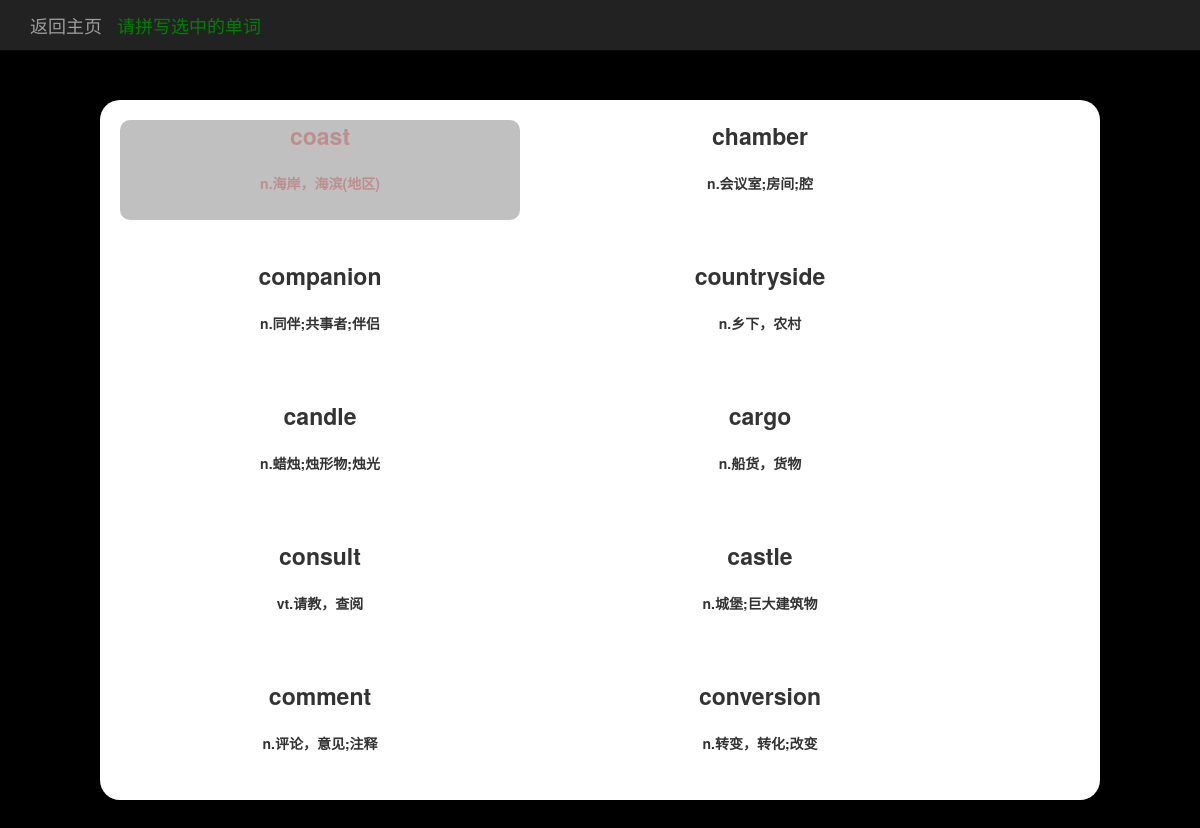
Page /train/level_one/C/CET4 (signed in) on the committed database.
### train/models.py (models this page shows, shortened)
class Word(models.Model):
    word_db_type = models.ForeignKey(WordDbType, on_delete=models.DO_NOTHING)
    first_letter = models.CharField(max_length=50)
    english = models.CharField(max_length=50)
    phonetic_symbol = models.CharField(max_length=50)
    chinese = models.TextField()

### train/views.py (the view)
# urls.py: path('level_one/<str:first_letter>/<str:word_type_type_name>', views.word_train, name='word_train'),
@login_required(login_url='home')
def word_train(request, first_letter, word_type_type_name):
    word_type = get_object_or_404(WordDbType, type_name=word_type_type_name)
    first_letter_list = list(Word.objects.filter(first_letter=first_letter, word_db_type=word_type))  # 获得塞选出来的单词表
    user_words = list(UserWord.objects.filter(player=request.user, english__in=first_letter_list))  # 获得塞选出来的用户的单词表
    for word in user_words:
        if word.english in first_letter_list:
            first_letter_list.remove(word.english)
    word_count = len(first_letter_list)
    word_list = []
    if word_count > 10:
        for i in range(0, 10):
            word_list.append(first_letter_list.pop(random.choice(range(0, len(first_letter_list)))))
    elif word_count > 0:
        word_list = first_letter_list  # 小于或等于10个直接取单词数组
    else:
        return redirect('band_with_type', word_type.pk)
    context = {}
    context['english'] = []
    context['chinese'] = []
    context['word_pk'] = []
    context['words'] = word_list
    context['word_type'] = word_type
    for word in context['words']:
        context['english'].append(word.english)
        context['chinese'].append(word.chinese)
        context['word_pk'].append(word.pk)
    return render(request, 'train/eng.html', context)

### train/models.py (called while the page is built)
    def __str__(self):
        return self.type_name

### train/templates/train/eng.html (shortened to what this page needs)
{% load staticfiles %}
<!DOCTYPE html>
<html lang="zh">
<head>
    <link rel="stylesheet" type="text/css" href="{% static 'bootstrap-3.3.7/css/bootstrap.min.css' %}">
    <link rel="stylesheet" type="text/css" href="{% static 'train/train.css' %}">
</head>
<body class="level_one">
    <nav class="navbar navbar-inverse navbar-fixed-top">
      <div class="container">
        <div class="navbar-header">
          <a class="navbar-brand" href="{% url 'band_with_type' word_type.pk %}">返回主页</a>
          <div class="navbar-brand" style="color: green;">请拼写选中的单词</div>
        </div>
        <div id="navbar" class="navbar-collapse collapse">
        </div>
      </div>
    </nav>
    <div class='wordBoard'>
        {% for word in words %}
            <div id='W1{{ forloop.counter }}' data-finish='false' class='wordPlace' data-last='{% if forloop.last %}true{% else %}false{% endif %}'>
                <div id='WE1{{ forloop.counter }}'>
                    {% for i in word.english %}<span id='W1{{ forloop.parentloop.counter }}C{{ forloop.counter }}' data-last='{% if forloop.last %}true{% else %}false{% endif %}'>{{ i }}</span>{% endfor %}
                </div>
                <br>
                <div id='WC1{{ forloop.counter }}'>{{ word.chinese }}</div>
            </div>
        {% endfor %}
    </div>
</body>
</html>

### train/static/train/train.css (style rules this page uses)
.level_one { background: black; }
span { font-size: 23px; transition:0.3s ease; }
.wordBoard { width: 1000px; height: 700px; margin: 100px auto; background: #ffffff; border-radius: 20px; }
.selectWord { color: #BC8F8F; background: #C0C0C0; border-radius: 10px; }
.wordPlace { float: left; width: 400px; height: 100px; margin: 20px; text-align: center; font-weight: bold; border-radius: 10px; }
body { -webkit-user-select:none; -moz-user-select:none; -ms-user-select:none; user-select:none; }

### rows in the picture
Word: english "c" "o" "a" "s" "t", chinese "n.海岸，海滨(地区)"
Word: english "c" "h" "a" "m" "b" "e" "r", chinese "n.会议室;房间;腔"
Word: english "c" "o" "m" "p" "a" "n" "i" "o" "n", chinese "n.同伴;共事者;伴侣"
Word: english "c" "o" "u" "n" "t" "r" "y" "s" "i" "d" "e", chinese "n.乡下，农村"
Word: english "c" "a" "n" "d" "l" "e", chinese "n.蜡烛;烛形物;烛光"
Word: english "c" "a" "r" "g" "o", chinese "n.船货，货物"
Word: english "c" "o" "n" "s" "u" "l" "t", chinese "vt.请教，查阅"
Word: english "c" "a" "s" "t" "l" "e", chinese "n.城堡;巨大建筑物"
Word: english "c" "o" "m" "m" "e" "n" "t", chinese "n.评论，意见;注释"
Word: english "c" "o" "n" "v" "e" "r" "s" "i" "o" "n", chinese "n.转变，转化;改变"
